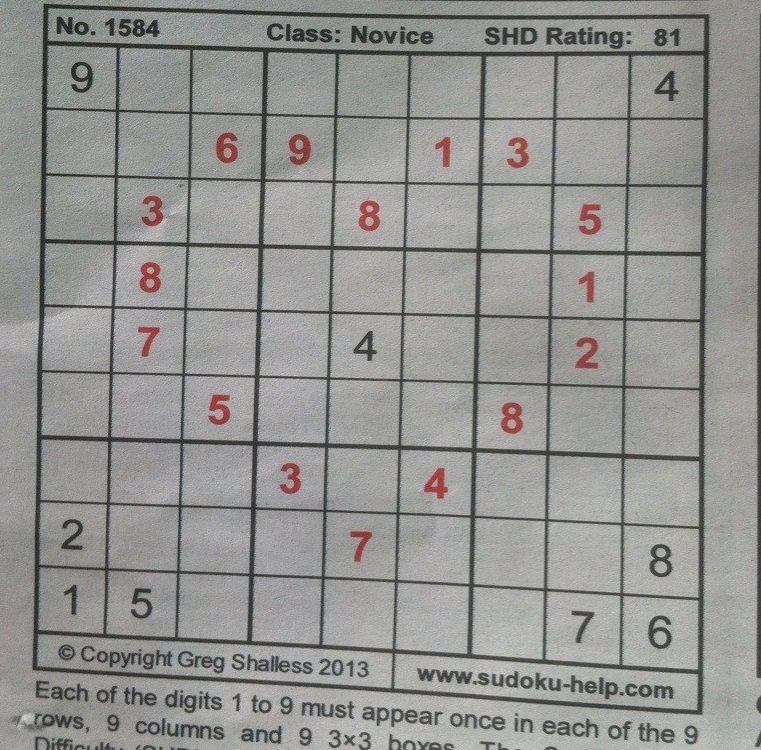
#> input picture images/ext1.jpg, 761 x 750 px, found by its file name
$ python Contour.py   (Python 2 division)   (older library calls are emulated)
#> lines starting #> are read from the running program, lines starting #| are printed output that depends on the picture; after the words box and inside, x2 and y2 are one past the last pixel; in counts of white or black regions, pixels touching at a corner belong together
#> further down, im is the input picture: shape (750, 761, 3); mean B, G, R 145, 147.2, 147.4
import cv2
import numpy as np
from pprint import pprint

DISP = False
WAIT = False

def disp(name, img, wait = True):
    if DISP:
        cv2.imshow(name, img)
    if wait and WAIT:
        cv2.waitKey()

def normalize(img):
    mmin, mmax = np.min(img), np.max(img)
    return np.uint8((img - mmin) * 255.0 / (mmax - mmin))

def find_contour(im):
    maxsize = max(*im.shape[:2])
    scale = 800.0 / maxsize
    im = cv2.resize(im, None, fx = scale, fy = scale)
#> im: shape (788, 800, 3)
    print im.shape
#| (788, 800, 3)

    kernel_size = 5

    imgray = cv2.cvtColor(im,cv2.COLOR_BGR2GRAY)
    imgray = normalize(imgray)
#> in normalize, `mmin, mmax = np.min(img), np.max(img)`: mmin = 31; mmax = 209
#> in normalize, `return np.uint8((img - mmin) * 255.0 / (mmax - mmin))`:
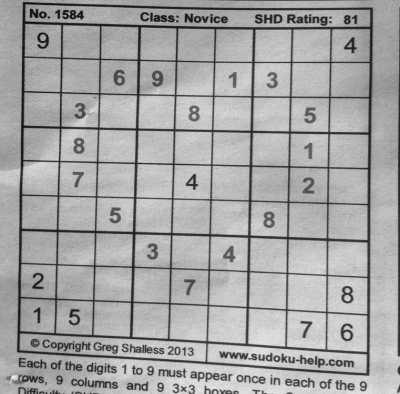
#> returned value: shape (788, 800) (shown at 1/2 size); min 0, max 255, mean 165.5
    mblur = imgray
    mblur = cv2.medianBlur(imgray, kernel_size)
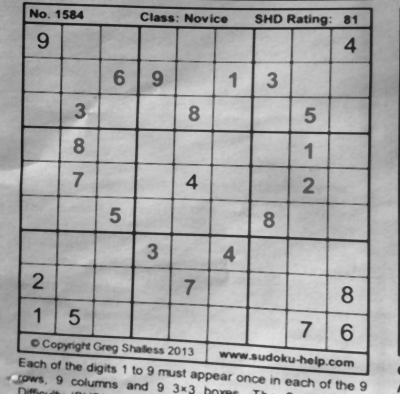
#> mblur: shape (788, 800) (shown at 1/2 size); min 18, max 234, mean 166.6
    mblur = normalize(mblur)

    disp("mbl", mblur)

    thr = cv2.adaptiveThreshold(mblur, 255, cv2.ADAPTIVE_THRESH_MEAN_C, cv2.THRESH_BINARY_INV, kernel_size, 10)
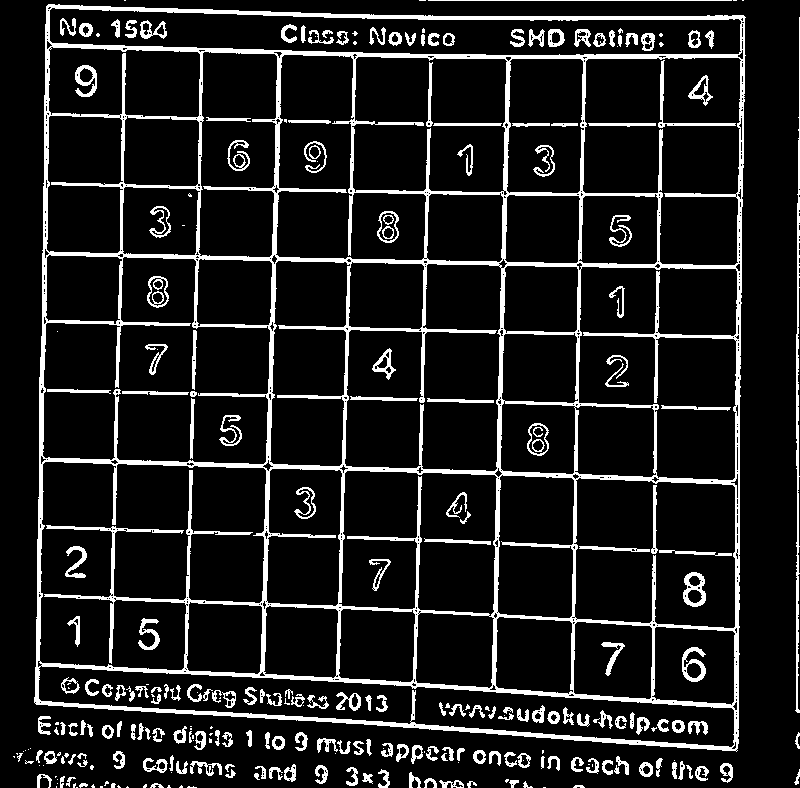
#> thr: shape (788, 800); 12% white; 291 white regions (81 under 20 px), largest, box (x1, y1, x2, y2) and area: (34, 4, 746, 752) 50514, (795, 17, 800, 713) 1485, (658, 60, 736, 128) 446
    kernel = np.ones((3, 3))
    thr = cv2.erode(thr, kernel)
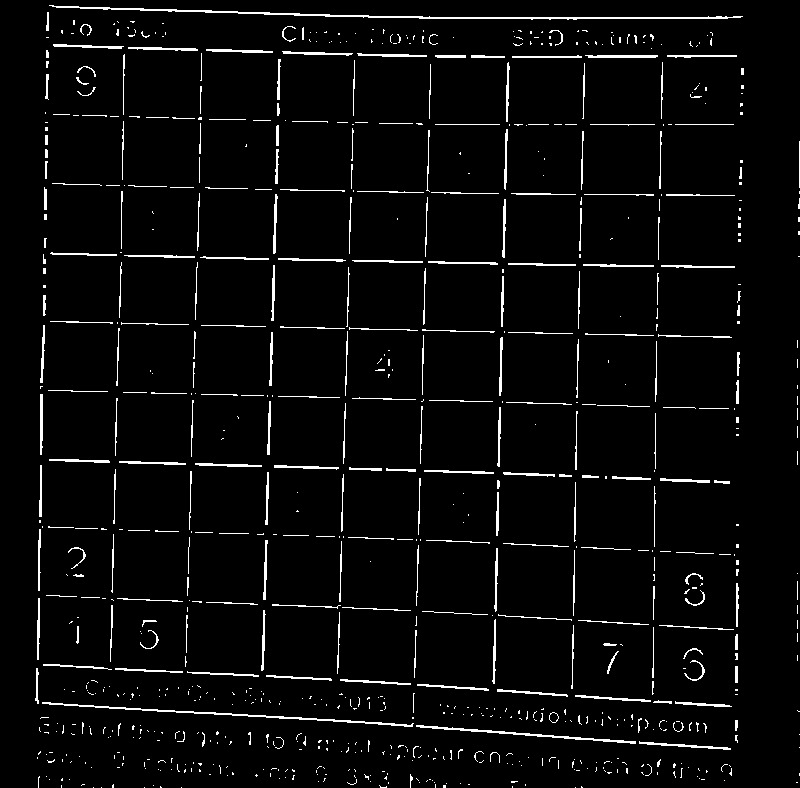
#> thr: shape (788, 800); 3.9% white in thin lines or dots
    thr2 = cv2.Canny(mblur, 30, 150)
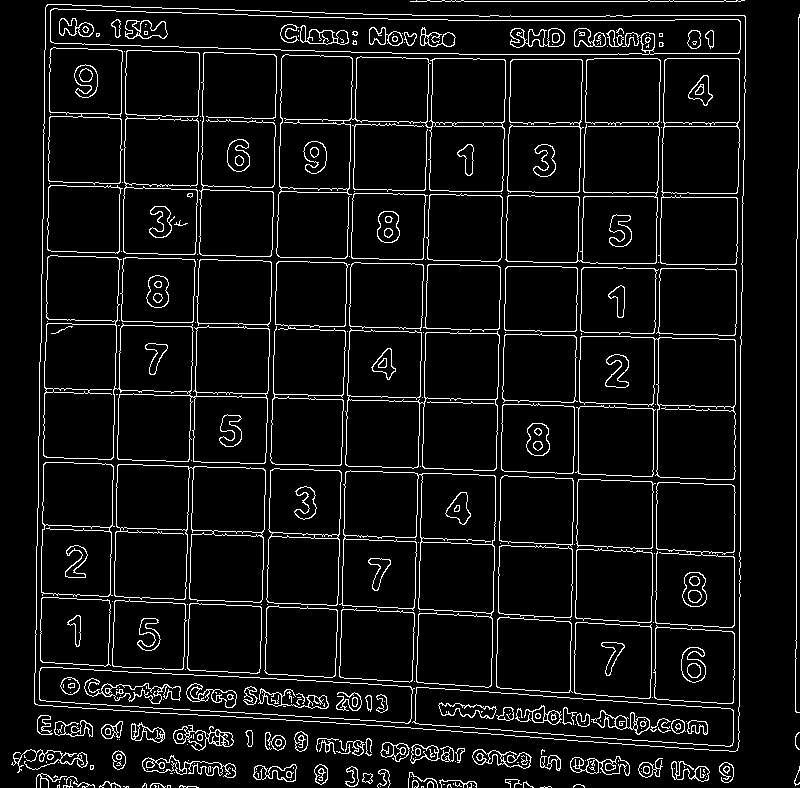
#> thr2: shape (788, 800); 7% white in thin lines or dots
    thr = thr | thr2
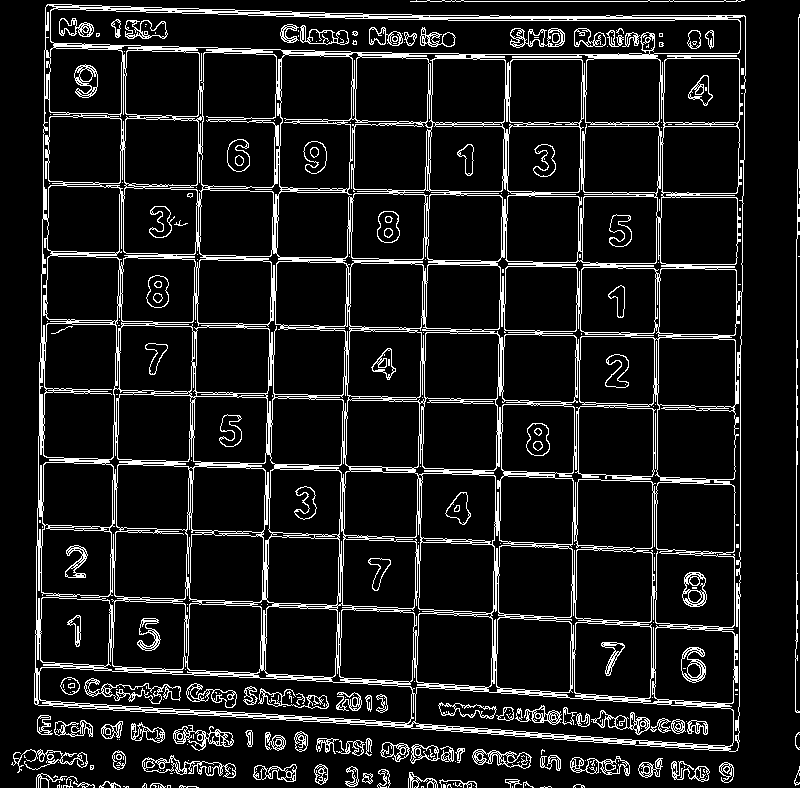
#> thr: shape (788, 800); 10.8% white in thin lines or dots

    disp("thr", thr)

    dil = thr
    kernel = np.ones((3, 3))
    # dil = cv2.dilate(thr, kernel)
    # dil = cv2.erode(dil, kernel)

    disp("dil", dil)

    contours = extract_contours(dil)
    if len(contours) == 0:
        dil = cv2.dilate(dil, kernel)
        contours = extract_contours(dil)


    # [5 lines of commented-out code are left out]

    newcontours = map(lambda c : (c / scale).astype("int"), contours)
    if len(newcontours) == 0:
        return []

    return [max(newcontours, key = lambda c : cv2.contourArea(c))]


def extract_contours(dil):
    contours, hierarchy = cv2.findContours(dil, cv2.RETR_LIST, cv2.CHAIN_APPROX_SIMPLE)
#> contours = 2537 contours, 1624 with area under 20; largest, box (x1, y1, x2, y2) and area: (34, 4, 746, 752) 501418, (50, 8, 741, 55) 23174, (39, 667, 413, 724) 13150, (414, 687, 734, 747) 11866, (201, 52, 277, 188) 9506
    # print  len(contours)
    # contours = [c for c in contours if c.shape[0] > 3]
    print  len(contours)
#| 2537
    h, w = dil.shape
    area = h * w
    contours = [c for c in contours if cv2.contourArea(c) > area / 8]
#> contours = 1 contour; box (x1, y1, x2, y2) and area: (34, 4, 746, 752) 501418
    print  len(contours)
#| 1
    contours = [cv2.approxPolyDP(c, 20, True) for c in contours]
#> contours = [[[47, 4], [34, 703], [737, 750], [745, 16]]]
    print  len(contours)
#| 1
    contours = [c for c in contours if c.shape[0] == 4]
    print  len(contours)
#| 1
    return contours


if __name__ == '__main__':

    fname = """D:\dokumentumok\Python\PySudoku\images\img1_1_rot.png"""
    fname = """D:\dokumentumok\Python\PySudoku\images\img1_6.jpg"""
    fname = """D:\dokumentumok\Python\PySudoku\images\ext1.jpg"""

    im = cv2.imread(fname)
    contours = find_contour(im)
#> in find_contour, `newcontours = map(lambda c : (c / scale).astype("int"), contours)`: newcontours = [[[44, 3], [32, 668], [701, 713], [708, 15]]]
#> contours = [[[44, 3], [32, 668], [701, 713], [708, 15]]]
    print contours
#| [array([[[ 44,   3]],
#|        [[ 32, 668]],
#|        [[701, 713]],
#|        [[708,  15]]])]

    cv2.drawContours(im, contours, -1, (255, 0, 0), 3)
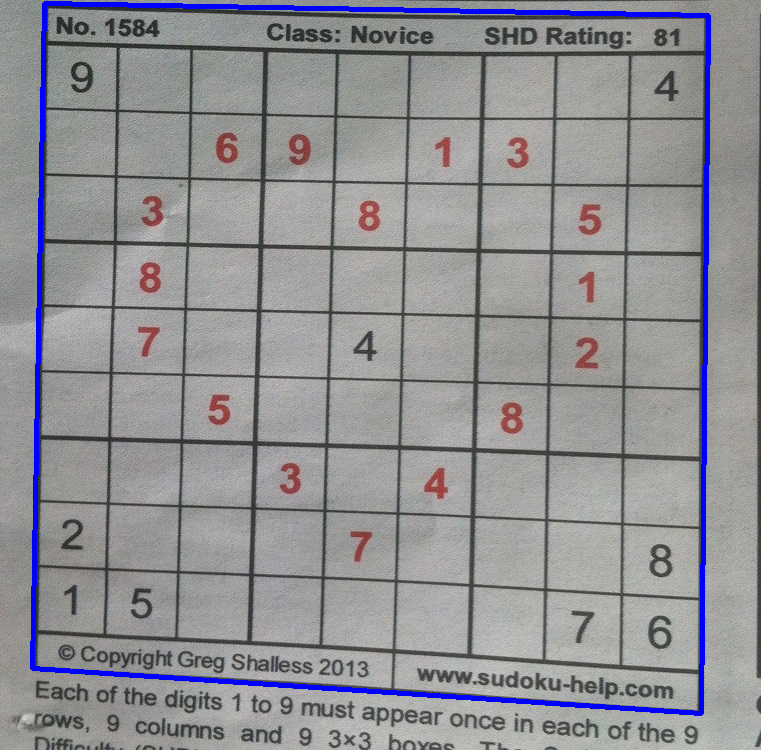
#> im: shape (750, 761, 3); 2.36% of pixels changed, all inside (x1, y1, x2, y2) = (30, 1, 711, 716)
    disp("im", im)
    if not WAIT:
        cv2.waitKey()

$ run again, with images/ext5.jpg copied over images/ext1.jpg
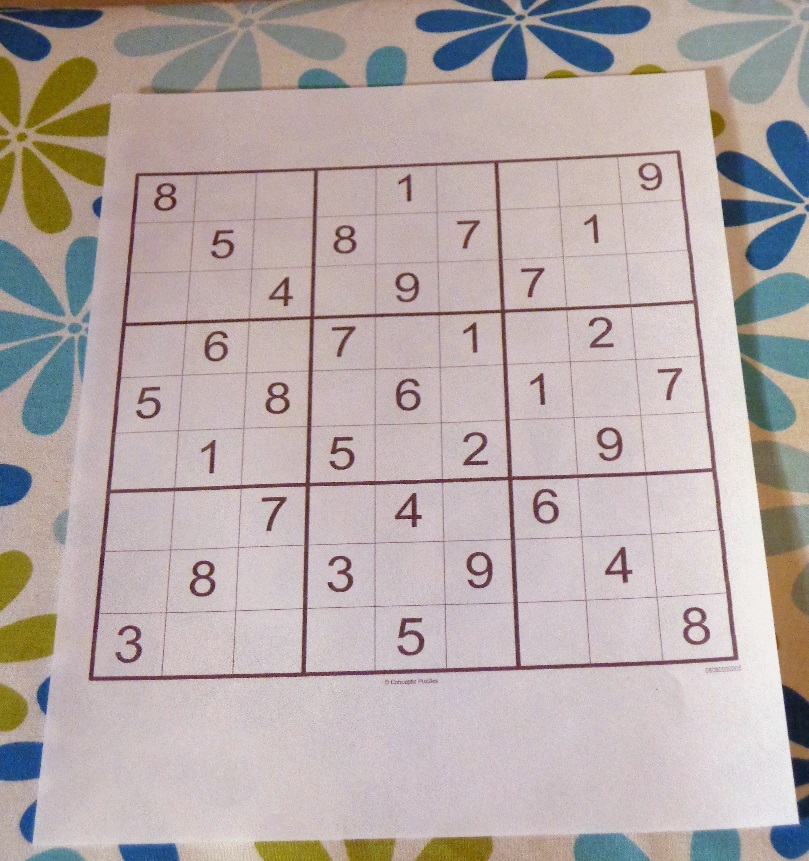
#> input picture images/ext5.jpg, 809 x 861 px, found by its file name
#> im is the input picture: shape (861, 809, 3); mean B, G, R 168.4, 169.9, 181.4
#| (800, 752, 3)
#> mmin = 18; mmax = 244
#> thr2: shape (800, 752); 4% white in thin lines or dots
#> in find_contour, `thr = thr | thr2`:
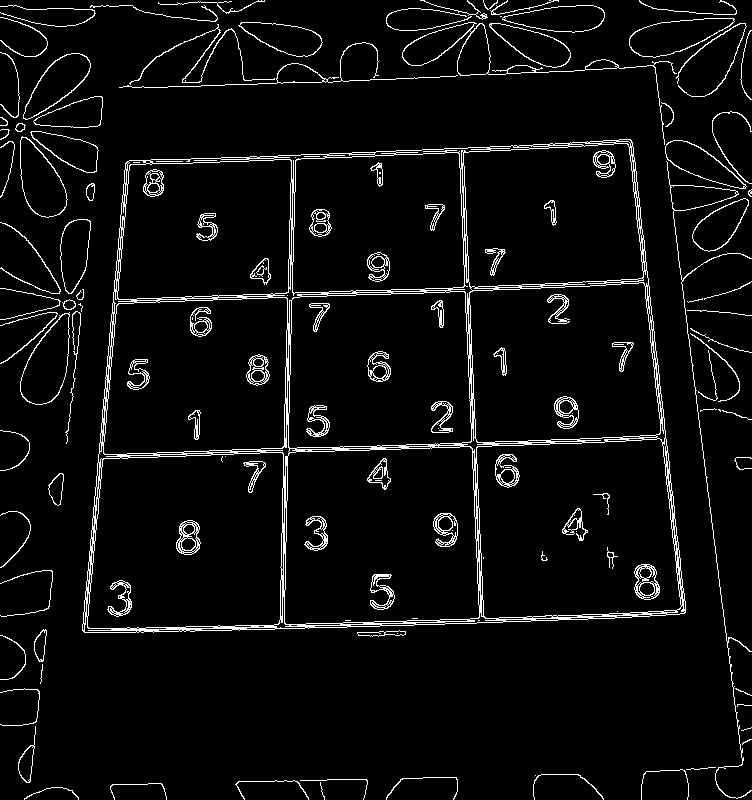
#> thr: shape (800, 752); 5.2% white in thin lines or dots
#> in extract_contours, `contours, hierarchy = cv2.findContours(dil, cv2.RETR_LIST, cv2.CHAIN_A..`: contours = 1455 contours, 1038 with area under 20; largest, box (x1, y1, x2, y2) and area: (82, 139, 686, 633) 263187, (476, 438, 682, 619) 32977, (284, 446, 480, 625) 32661, (87, 452, 284, 629) 32018, (469, 282, 661, 443) 27486
#| 1455
#> in extract_contours, `contours = [c for c in contours if cv2.contourArea(c) > area / 8]`: contours = 1 contour; box (x1, y1, x2, y2) and area: (82, 139, 686, 633) 263187
#| 1
#> in extract_contours, `contours = [cv2.approxPolyDP(c, 20, True) for c in contours]`: contours = [[[631, 140], [127, 161], [82, 630], [684, 613]]]
#| 1
#| 1
#> newcontours = [[[679, 150], [136, 173], [88, 678], [736, 659]]]
#| [array([[[679, 150]],
#|        [[136, 173]],
#|        [[ 88, 678]],
#|        [[736, 659]]])]
#> `cv2.drawContours(im, contours, -1, (255, 0, 0), 3)`:
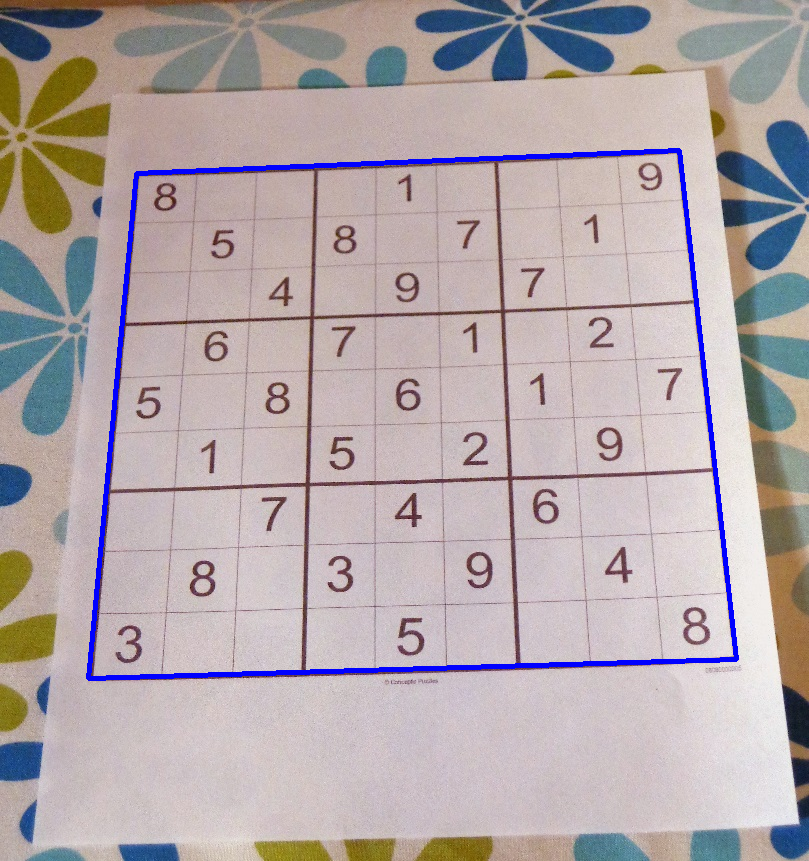
#> im: shape (861, 809, 3); 1.58% of pixels changed, all inside (x1, y1, x2, y2) = (86, 148, 739, 681)

$ run again, with images/ext6.jpg copied over images/ext1.jpg
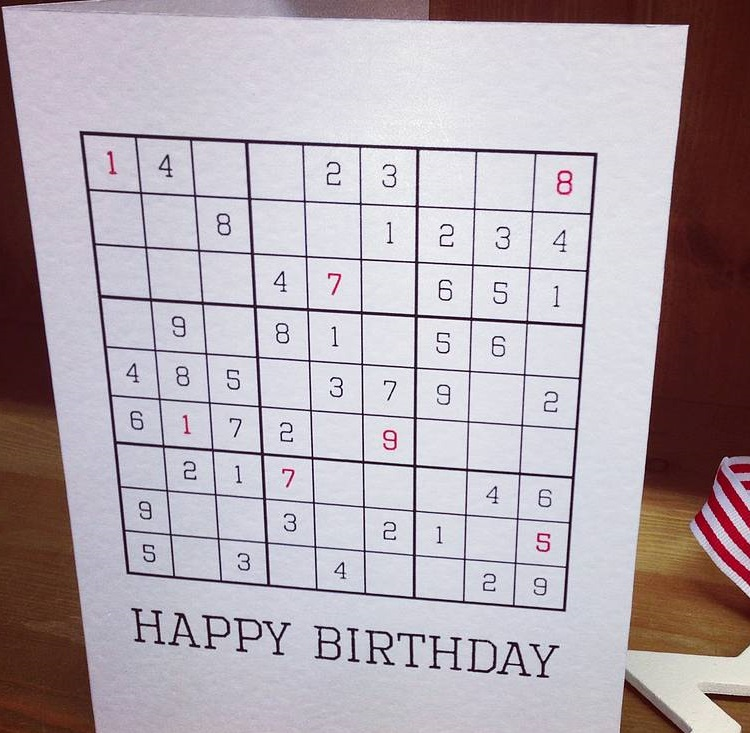
#> input picture images/ext6.jpg, 750 x 733 px, found by its file name
#> im is the input picture: shape (733, 750, 3); mean B, G, R 174.5, 167.7, 178.1
#| (782, 800, 3)
#> mmin = 2; mmax = 253
#> thr2: shape (782, 800); 4.9% white in thin lines or dots
#> in find_contour, `thr = thr | thr2`:
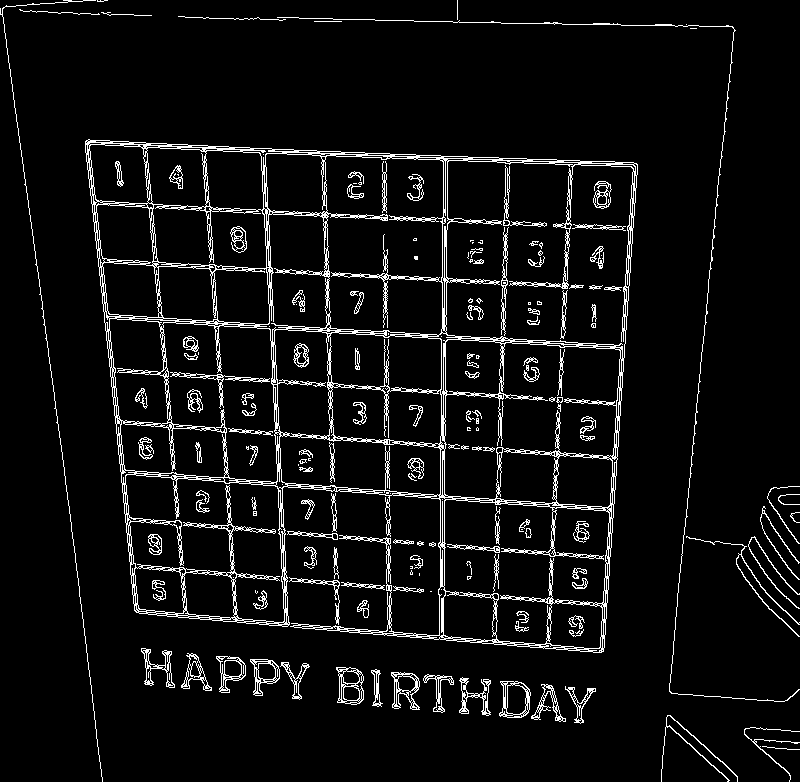
#> thr: shape (782, 800); 6.4% white in thin lines or dots
#> in extract_contours, `contours, hierarchy = cv2.findContours(dil, cv2.RETR_LIST, cv2.CHAIN_A..`: contours = 2614 contours, 2001 with area under 20; largest, box (x1, y1, x2, y2) and area: (85, 139, 638, 653) 224402, (445, 160, 634, 359) 31163, (324, 155, 444, 336) 19298, (444, 342, 621, 500) 17444, (443, 499, 610, 645) 16712
#| 2614
#> in extract_contours, `contours = [c for c in contours if cv2.contourArea(c) > area / 8]`: contours = 1 contour; box (x1, y1, x2, y2) and area: (85, 139, 638, 653) 224402
#| 1
#> in extract_contours, `contours = [cv2.approxPolyDP(c, 20, True) for c in contours]`: contours = 1 contour; box (x1, y1, x2, y2) and area: (85, 141, 637, 652) 224168
#| 1
#> in extract_contours, `contours = [c for c in contours if c.shape[0] == 4]`: contours = []
#| 0
#> dil: shape (782, 800); 15.3% white; 83 white regions (2 under 20 px)
#> in extract_contours (call 2), `contours, hierarchy = cv2.findContours(dil, cv2.RETR_LIST, cv2.CHAIN_A..`: contours = 265 contours, 101 with area under 20; largest, box (x1, y1, x2, y2) and area: (84, 138, 639, 654) 247248, (507, 163, 569, 284) 6334, (390, 496, 440, 635) 6084, (564, 228, 628, 345) 6081, (327, 217, 442, 278) 5894
#| 265
#> in extract_contours (call 2), `contours = [c for c in contours if cv2.contourArea(c) > area / 8]`: contours = 1 contour; box (x1, y1, x2, y2) and area: (84, 138, 639, 654) 247248
#| 1
#| 1
#| 1
#> in find_contour, `contours = extract_contours(dil)`: contours = [[[84, 140], [135, 613], [604, 652], [637, 162]]]
#> newcontours = [[[78, 131], [126, 574], [566, 611], [597, 151]]]
#| [array([[[ 78, 131]],
#|        [[126, 574]],
#|        [[566, 611]],
#|        [[597, 151]]])]
#> `cv2.drawContours(im, contours, -1, (255, 0, 0), 3)`:
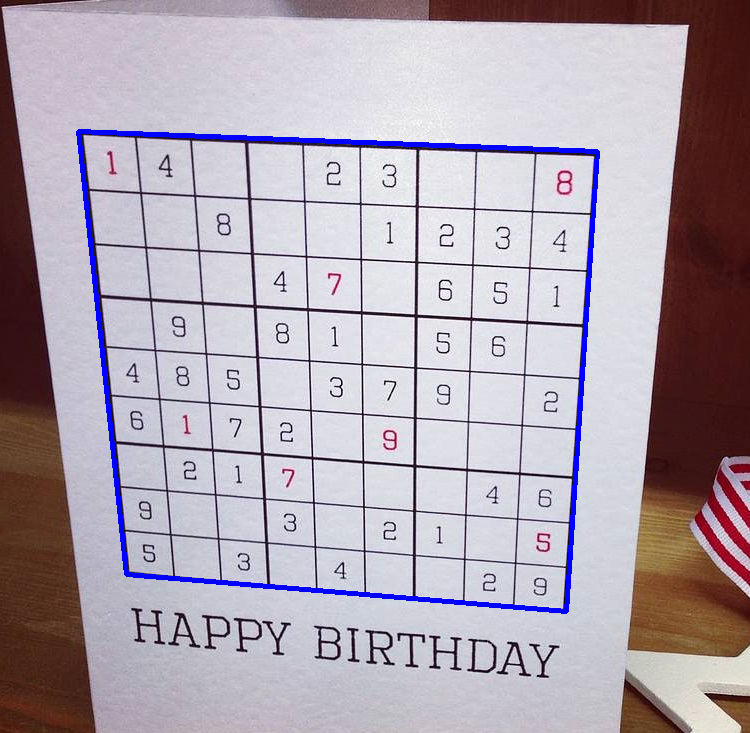
#> im: shape (733, 750, 3); 1.69% of pixels changed, all inside (x1, y1, x2, y2) = (76, 129, 600, 614)
